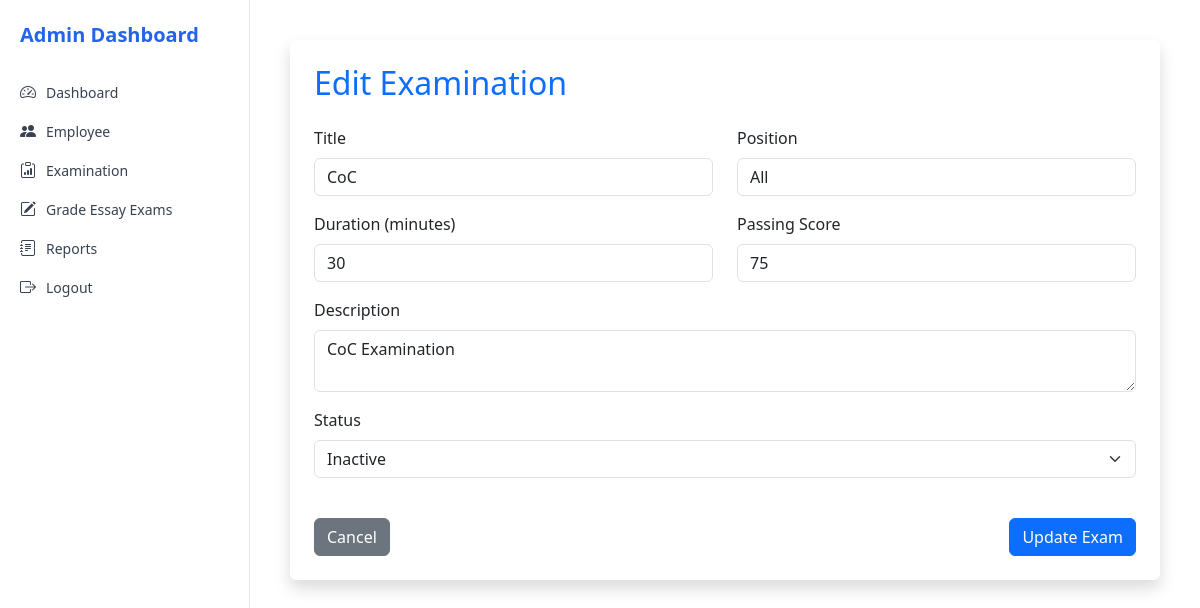
The page /admin/admin_editexam.php?id=3 on the database its author committed.
### tables this page shows
CREATE TABLE `examinations` (
  `exam_id` int(10) UNSIGNED NOT NULL,
  `title` varchar(255) DEFAULT NULL,
  `position` varchar(100) DEFAULT NULL,
  `duration` int(11) DEFAULT NULL,
  `description` text DEFAULT NULL,
  `passing_score` int(11) DEFAULT NULL,
  `status` varchar(50) DEFAULT NULL,
  `created` datetime DEFAULT NULL
);

### admin/admin_editexam.php (the view, shortened to what this page needs)
<?php
$conn = new mysqli("localhost", "root", "", "ees");
$exam_id = isset($_GET['id']) ? (int) $_GET['id'] : 0;
$exam_sql = "SELECT * FROM examinations WHERE exam_id = $exam_id";
$exam_result = $conn->query($exam_sql);
$exam = $exam_result->fetch_assoc();
?>
<!DOCTYPE html>
<html>
<head>
    <link href="https://cdn.jsdelivr.net/npm/bootstrap@5.3.3/dist/css/bootstrap.min.css" rel="stylesheet">
    <link href="https://cdn.jsdelivr.net/npm/bootstrap-icons@1.10.5/font/bootstrap-icons.css" rel="stylesheet">
</head>
<body>
<div class="d-flex">
    <?php include 'sidebar.php'; ?>
    <div class="main-content">
        <div class="bg-white rounded shadow p-4">
            <h2 class="mb-4 text-primary">Edit Examination</h2>
            <form method="POST">
                <div class="row">
                    <div class="col-md-6 mb-3">
                        <label class="form-label">Title</label>
                        <input name="title" class="form-control" value="<?= htmlspecialchars($exam['title']) ?>" required>
                    </div>
                    <div class="col-md-6 mb-3">
                        <label class="form-label">Position</label>
                        <input name="position" class="form-control" value="<?= htmlspecialchars($exam['position']) ?>" required>
                    </div>
                    <div class="col-md-6 mb-3">
                        <label class="form-label">Duration (minutes)</label>
                        <input name="duration" type="number" class="form-control" value="<?= $exam['duration'] ?>" required>
                    </div>
                    <div class="col-md-6 mb-3">
                        <label class="form-label">Passing Score</label>
                        <input name="passing_score" type="number" class="form-control" value="<?= $exam['passing_score'] ?>" required>
                    </div>
                    <div class="col-12 mb-3">
                        <label class="form-label">Description</label>
                        <textarea name="description" class="form-control"><?= htmlspecialchars($exam['description']) ?></textarea>
                    </div>
                    <div class="col-12 mb-3">
                        <label class="form-label">Status</label>
                        <select name="status" class="form-select">
                            <option value="Inactive" <?= $exam['status'] === 'Inactive' ? 'selected' : '' ?>>Inactive</option>
                        </select>
                    </div>
                </div>
                <div class="d-flex justify-content-between mt-4">
                    <a href="admin_examinations.php" class="btn btn-secondary">Cancel</a>
                    <button type="submit" class="btn btn-primary">Update Exam</button>
                </div>
            </form>
        </div>
    </div>
</div>
</body>
</html>

### admin/admin_editexam.php (style rules this page uses)
body { font-family: 'Segoe UI', sans-serif; margin: 0; background-color: #f8f9fa; }
.d-flex { display: flex; }
.main-content { margin-left: 250px; padding: 40px; width: calc(100% - 250px); }
.form-control, .form-select { border-radius: 10px; }
.btn { border-radius: 10px; }
.form-label { font-weight: 500; }

### admin/sidebar.php (style rules this page uses)
body { font-family: 'Segoe UI', sans-serif; }

### rows shown on the page
examinations: title "CoC", position "All", duration "30", passing_score "75", description "CoC Examination", status "Inactive"
